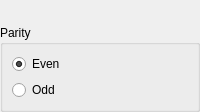
              <widget class="QWidget" name="page_parity">
               <property name="maximumSize">
                <size>
                 <width>16777215</width>
                 <height>120</height>
                </size>
               </property>
               <layout class="QVBoxLayout" name="verticalLayout_9">
                <property name="leftMargin">
                 <number>0</number>
                </property>
                <property name="topMargin">
                 <number>25</number>
                </property>
                <property name="rightMargin">
                 <number>0</number>
                </property>
                <property name="bottomMargin">
                 <number>0</number>
                </property>
                <item>
                 <widget class="QGroupBox" name="groupBox_4">
                  <property name="title">
                   <string>Parity</string>
                  </property>
                  <property name="checkable">
                   <bool>false</bool>
                  </property>
                  <layout class="QVBoxLayout" name="verticalLayout_8">
                   <item>
                    <widget class="QRadioButton" name="rBtn_parity_even">
                     <property name="text">
                      <string>Even</string>
                     </property>
                     <property name="checked">
                      <bool>true</bool>
                     </property>
                    </widget>
                   </item>
                   <item>
                    <widget class="QRadioButton" name="rBtn_parity_odd">
                     <property name="text">
                      <string>Odd</string>
                     </property>
                    </widget>
                   </item>
                  </layout>
                 </widget>
                </item>
               </layout>
              </widget>
